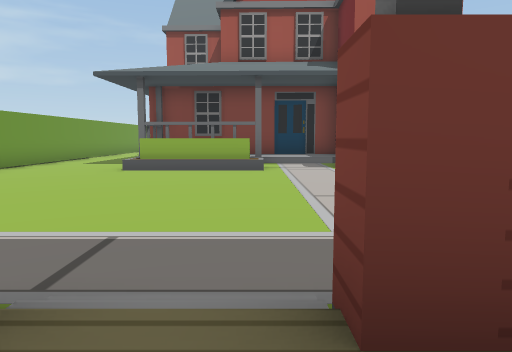
View 1 (above)

24 first-person views from a walk through a Unity game level. The camera is 1.2 m above the floor, tilts 6° down and sees 70° across. The floor is counted in squares, 2 m on a side. Each view is taken from the middle of a square. On the plan, view 1 faces up. The plan holds only what a view shows up to about 10 squares ahead; the rest is blank. The place goes on beyond the plan. The player character is not drawn. Some surface patterns are stand-ins.

View 2
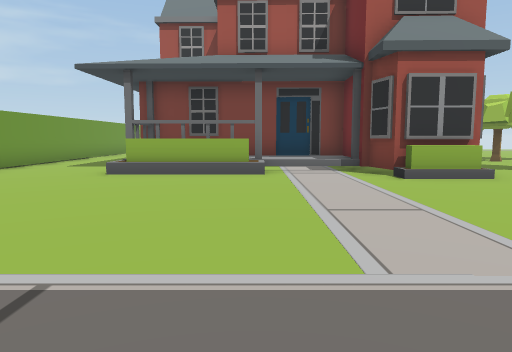

View 3
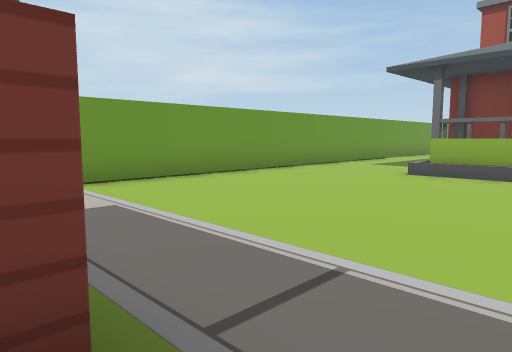

View 4
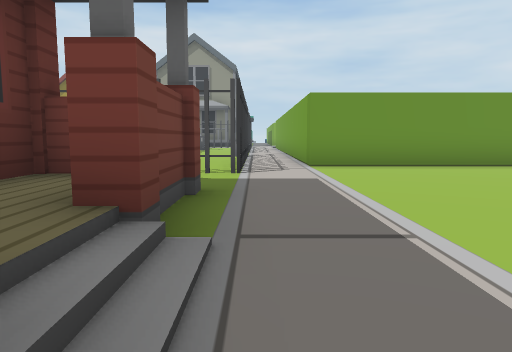

View 5
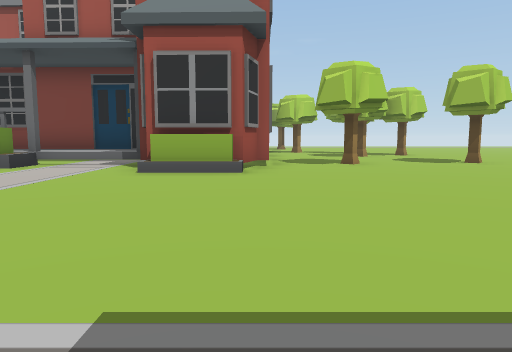

View 6
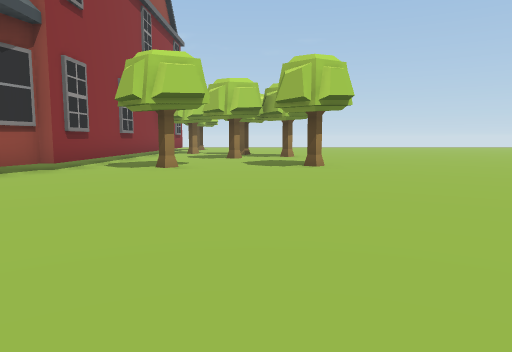

View 7
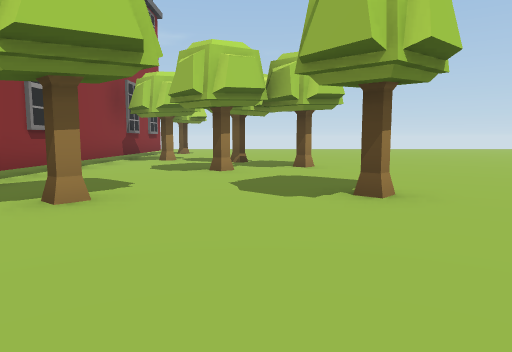

View 8
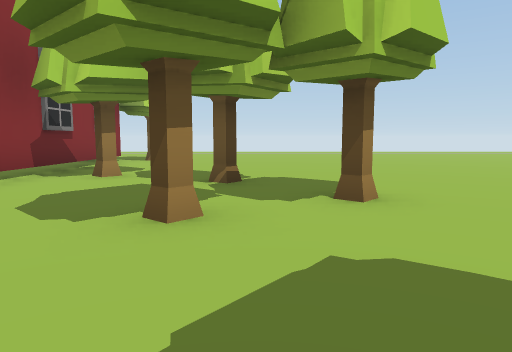

View 9
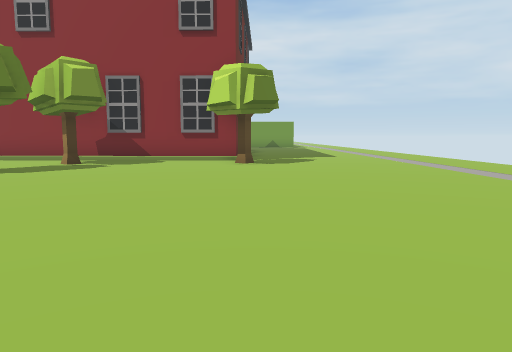

View 10
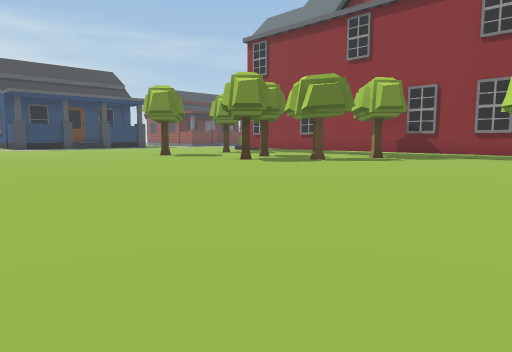

View 11
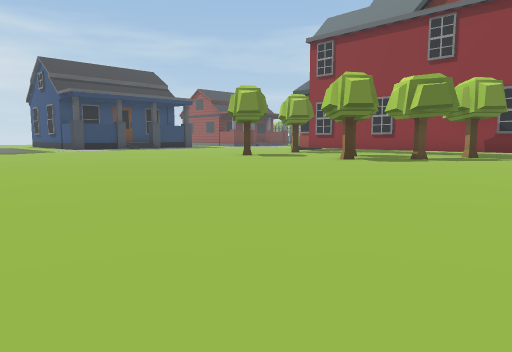

View 12
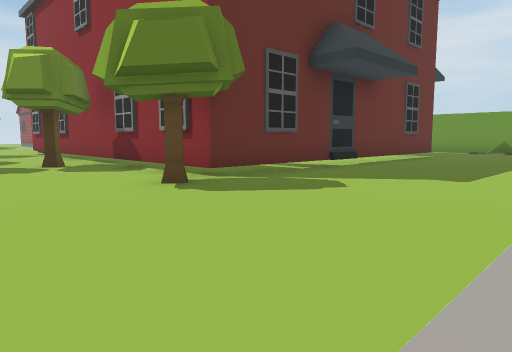

View 13
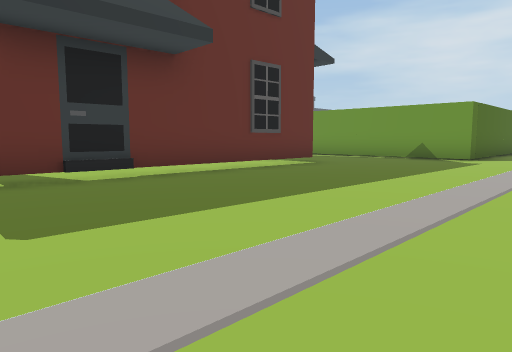

View 14
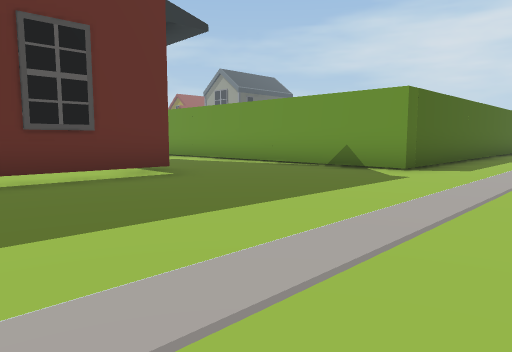

View 15
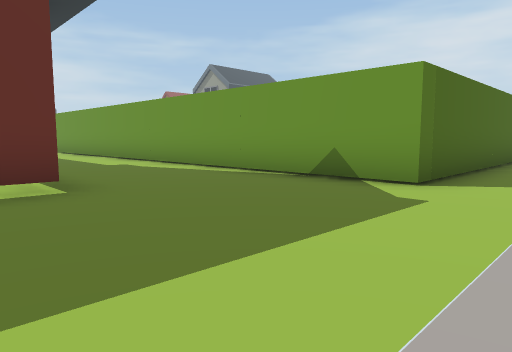

View 16
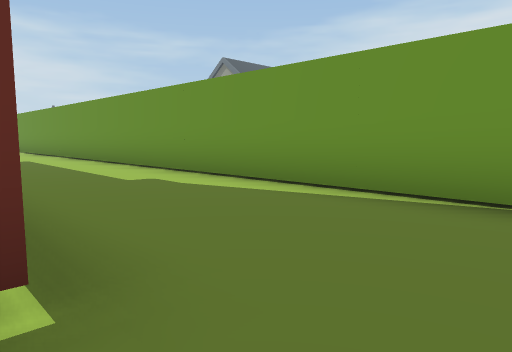

View 17
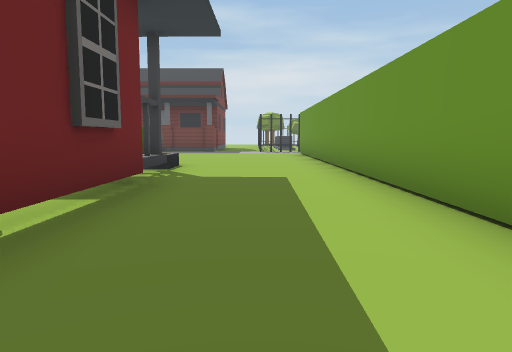

View 18
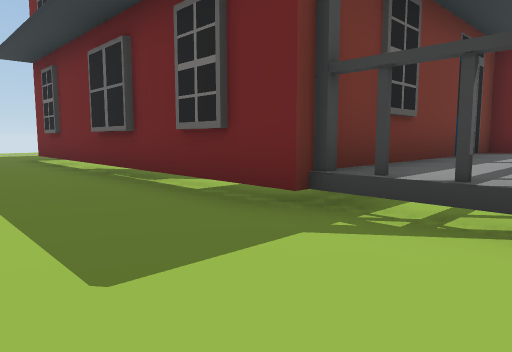

View 19
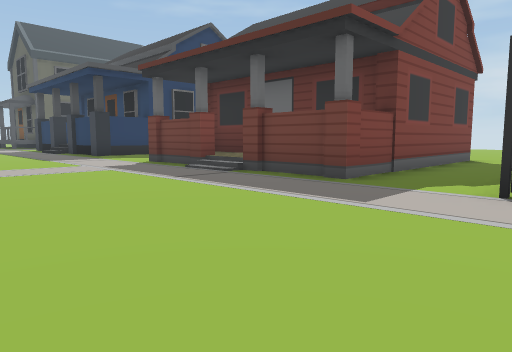

View 20
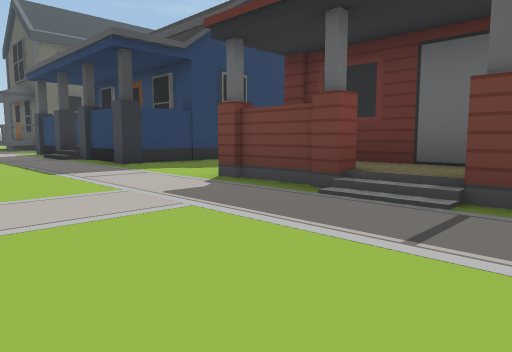

View 21
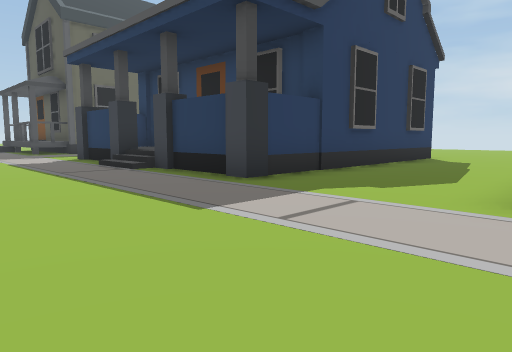

View 22
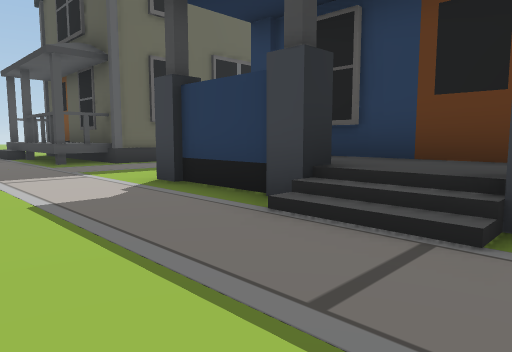

View 23
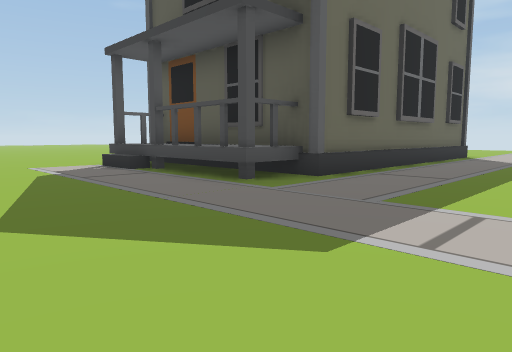

View 24
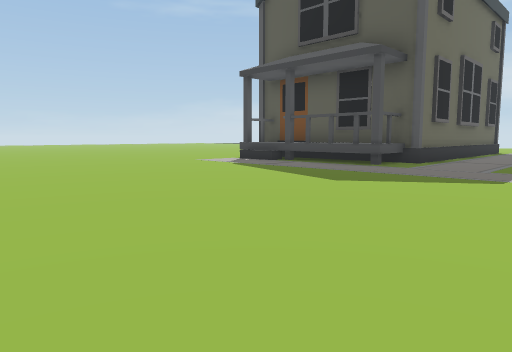

### Floor plan
Key: @ floor where view 1 was taken; # wall or solid block; x gap in a wall; . main floor; : floor 0.5 m higher than the main floor; + floor 0.75 m higher than the main floor; * floor 1 m higher than the main floor; / step, stairs or slope; = window, fence, low wall or low ledge; ^ raised ledge; T tree; P planter; O other object.
Columns run from 9 left of view 1 to 22 right of it. Each row starts with its distance up from view 1.
 26       ............
 25  ...................
 24 .....................
 23 OOO....................
 22   O........................
 21   O............T...........
 20   O...#########..............
 19   O...#       #..............
 18    ...#       #..............
 17   O...#       #.T............
 16   #...#       #...T.........
 15   O...#       #....T........
 14   O...#       #..T..........
 13   O...#       #.............
 12   O...#########.............
 11   O...^^^^^^###....T.......
 10    ...^OOx^^###.T..........
  9   O.........#P#............
  8   O............................
  7   O.............................
  6   O.................. ..........
  5   O.................. ..........
  4 OOO.................. ..........
  3 OOO.............................
  2  ###..............//.........//.
  1    ##.##//##...###//###...==#*#.
  0      .#::@:#...#  +++  ...#^^^#
 -1      .######...#  ###  ...#
 -2      .#     ...#       ...#
 -3      .#     ...#       ...#
 -4      .#      ..#        ..#
 -5      ..      ..#        ..#
 -6              ..         ..#

Positions as (right, up) in squares from view 1, and headings:
1: (0, 0), facing up
2: (0, 1), facing up
3: (0, 1), facing up-left
4: (1, 2), facing left
5: (5, 2), facing up
6: (9, 3), facing up
7: (9, 7), facing up
8: (9, 11), facing up
9: (15, 21), facing left
10: (17, 22), facing down-left
11: (19, 20), facing down-left
12: (9, 25), facing down-left
13: (4, 26), facing down-left
14: (0, 26), facing down-left
15: (-2, 25), facing down-left
16: (-3, 22), facing down-left
17: (-5, 17), facing down
18: (-6, 10), facing up-right
19: (-6, 6), facing down-right
20: (-2, 5), facing down-right
21: (2, 5), facing down-right
22: (8, 4), facing down-right
23: (13, 5), facing down-right
24: (13, 9), facing down-right
